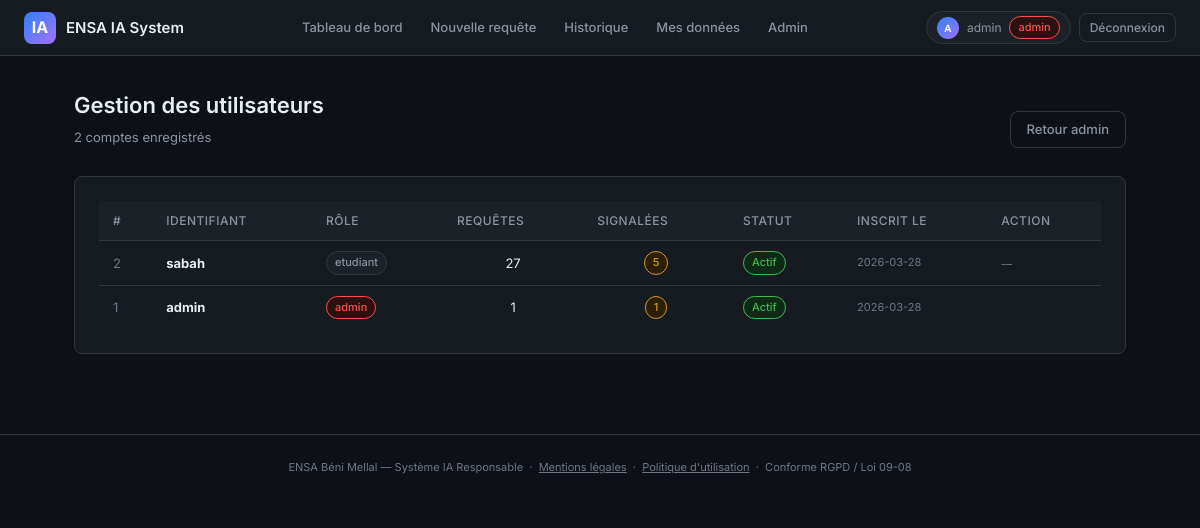
Page /admin/users (signed in) on the committed database.
### tables this page shows
CREATE TABLE users (
            id           INTEGER PRIMARY KEY AUTOINCREMENT,
            username     TEXT    NOT NULL UNIQUE,
            password_hash TEXT   NOT NULL,
            role         TEXT    NOT NULL DEFAULT 'etudiant',
            created_at   DATETIME DEFAULT CURRENT_TIMESTAMP
        , is_blocked   INTEGER DEFAULT 0, blocked_reason TEXT DEFAULT NULL);

### app.py (the view)
@app.route("/admin/users")
@login_required
@admin_required
def admin_users():
    db = get_db()
    users = db.execute(
        """SELECT u.id, u.username, u.role, u.created_at,
                  COALESCE(u.is_blocked, 0) as is_blocked,
                  u.blocked_reason,
                  COUNT(r.id) as req_count,
                  SUM(CASE WHEN r.is_flagged=1 THEN 1 ELSE 0 END) as flag_count
           FROM users u
           LEFT JOIN requests r ON r.user_id=u.id
           GROUP BY u.id
           ORDER BY flag_count DESC, u.created_at DESC"""
    ).fetchall()
    audit("ADMIN_USERS_VIEW")
    return render_template("admin_users.html", users=users)

### app.py (called while the page is built)
def audit(action, user=None, detail=""):
    uid = user or session.get("user_id", "anonyme")
    ip  = request.remote_addr or "inconnu"
    logger.info(f"ACTION={action} | USER={uid} | IP={ip} | DETAIL={detail}")

def login_required(f):
    @wraps(f)
    def decorated(*args, **kwargs):
        if "user_id" not in session:
            flash("Veuillez vous connecter.", "warning")
            return redirect(url_for("login"))
        return f(*args, **kwargs)
    return decorated

def admin_required(f):
    @wraps(f)
    def decorated(*args, **kwargs):
        if session.get("role") != "admin":
            flash("Accès réservé aux administrateurs.", "danger")
            return redirect(url_for("dashboard"))
        return f(*args, **kwargs)
    return decorated

### database.py (called while the page is built)
def get_db():
    if "db" not in g:
        g.db = sqlite3.connect(DATABASE)
        g.db.row_factory = sqlite3.Row
        g.db.execute("PRAGMA journal_mode=WAL")
        g.db.execute("PRAGMA foreign_keys=ON")
    return g.db

### templates/admin_users.html (shortened to what this page needs)
{% extends "base.html" %}
{% block content %}
<div class="container">
  <div class="page-header" style="display:flex;justify-content:space-between;align-items:flex-end">
    <div>
      <h1 class="page-title">Gestion des utilisateurs</h1>
      <p class="page-sub">{{ users|length }} comptes enregistrés</p>
    </div>
    <a href="{{ url_for('admin') }}" class="btn btn-ghost">Retour admin</a>
  </div>
  <div class="card">
    <div class="table-wrap">
      <table>
        <thead>
          <tr>
            <th>#</th>
            <th>Identifiant</th>
            <th>Rôle</th>
            <th>Requêtes</th>
            <th>Signalées</th>
            <th>Statut</th>
            <th>Inscrit le</th>
            <th>Action</th>
          </tr>
        </thead>
        <tbody>
          {% for u in users %}
          <tr>
            <td style="color:var(--text3)">{{ u['id'] }}</td>
            <td>
              <strong style="color:var(--text)">{{ u['username'] }}</strong>
            </td>
            <td><span class="badge badge-{% if u['role']=='admin' %}red{% elif u['role']=='personnel' %}blue{% else %}gray{% endif %}">{{ u['role'] }}</span></td>
            <td style="text-align:center">{{ u['req_count'] or 0 }}</td>
            <td style="text-align:center">
              {% if u['flag_count'] and u['flag_count'] > 0 %}
              <span class="badge badge-yellow">{{ u['flag_count'] }}</span>
              {% else %}
              <span style="color:var(--text3)">0</span>
              {% endif %}
            </td>
            <td>
              {% if u['is_blocked'] %}
              <span class="badge badge-red">Bloque</span>
              {% else %}
              <span class="badge badge-green">Actif</span>
              {% endif %}
            </td>
            <td style="color:var(--text3);font-size:11px">{{ u['created_at'][:10] }}</td>
            <td>
              {% if u['is_blocked'] %}
              <form method="POST" action="{{ url_for('admin_unblock', user_id=u['id']) }}" style="display:inline">
                <button type="submit" class="btn btn-ghost btn-sm" style="color:var(--green);border-color:var(--green)"
                  onclick="return confirm('Reactiver ce compte ?')">Reactiver</button>
              </form>
              {% elif u['role'] != 'admin' %}
              <span style="color:var(--text3);font-size:11px">—</span>
              {% endif %}
            </td>
          </tr>
          {% endfor %}
        </tbody>
      </table>
    </div>
  </div>
</div>
{% endblock %}

### templates/base.html (style rules this page uses)
:root { --bg: #0d1117; --bg2: #161b22; --bg3: #1c2128; --border: #30363d; --text: #e6edf3; --text2: #8b949e; --text3: #6e7681; --blue: #2f81f7; --blue-dim: #1f6feb; --blue-bg: #0d2440; --green: #3fb950; --green-bg: #0d2a17; --red: #f85149; --red-bg: #2d1011; --yellow: #d29922; --yellow-bg: #2a1f02; --purple: #a371f7; --radius: 8px; --shadow: 0 1px 3px rgba(0,0,0,.4); }
*, *::before, *::after { box-sizing: border-box; margin: 0; padding: 0; }
body { font-family: 'Inter', system-ui, sans-serif; background: var(--bg); color: var(--text); min-height: 100vh; font-size: 14px; line-height: 1.6; }
.container { max-width: 1100px; margin: 0 auto; padding: 32px 24px; }
.card { background: var(--bg2); border: 1px solid var(--border); border-radius: var(--radius); padding: 24px; }
.page-header { margin-bottom: 28px; }
.page-title { font-size: 22px; font-weight: 600; margin-bottom: 4px; }
.page-sub { color: var(--text2); font-size: 13px; }
.btn { display: inline-flex; align-items: center; gap: 6px; padding: 7px 16px; border-radius: var(--radius); font-size: 13px; font-weight: 500; cursor: pointer; border: none; text-decoration: none; transition: all .15s; font-family: inherit; }
.btn-ghost { background: transparent; color: var(--text2); border: 1px solid var(--border); }
.badge { display: inline-flex; align-items: center; gap: 4px; padding: 2px 8px; border-radius: 20px; font-size: 11px; font-weight: 500; }
.badge-green { background: var(--green-bg); color: var(--green); border: 1px solid var(--green); }
.badge-red { background: var(--red-bg); color: var(--red); border: 1px solid var(--red); }
.badge-yellow { background: var(--yellow-bg); color: var(--yellow); border: 1px solid var(--yellow); }
.badge-gray { background: var(--bg3); color: var(--text2); border: 1px solid var(--border); }
.table-wrap { overflow-x: auto; }
table { width: 100%; border-collapse: collapse; }
th, td { padding: 10px 14px; text-align: left; font-size: 13px; border-bottom: 1px solid var(--border); }
th { font-weight: 500; color: var(--text2); background: var(--bg3); font-size: 12px; text-transform: uppercase; letter-spacing: .5px; }
tr:last-child td { border-bottom: none; }

### rows in the picture
users: id "2", username "sabah", role "etudiant", u "27", flag_count "5", created_at "2026-03-28"
users: id "1", username "admin", role "admin", flag_count "1", created_at "2026-03-28"

### other values in the picture
{{ session.username[0]|upper }} "A"
{{ session.username }} "admin"
{{ session.role }} "admin"
{{ users|length }} "2"
